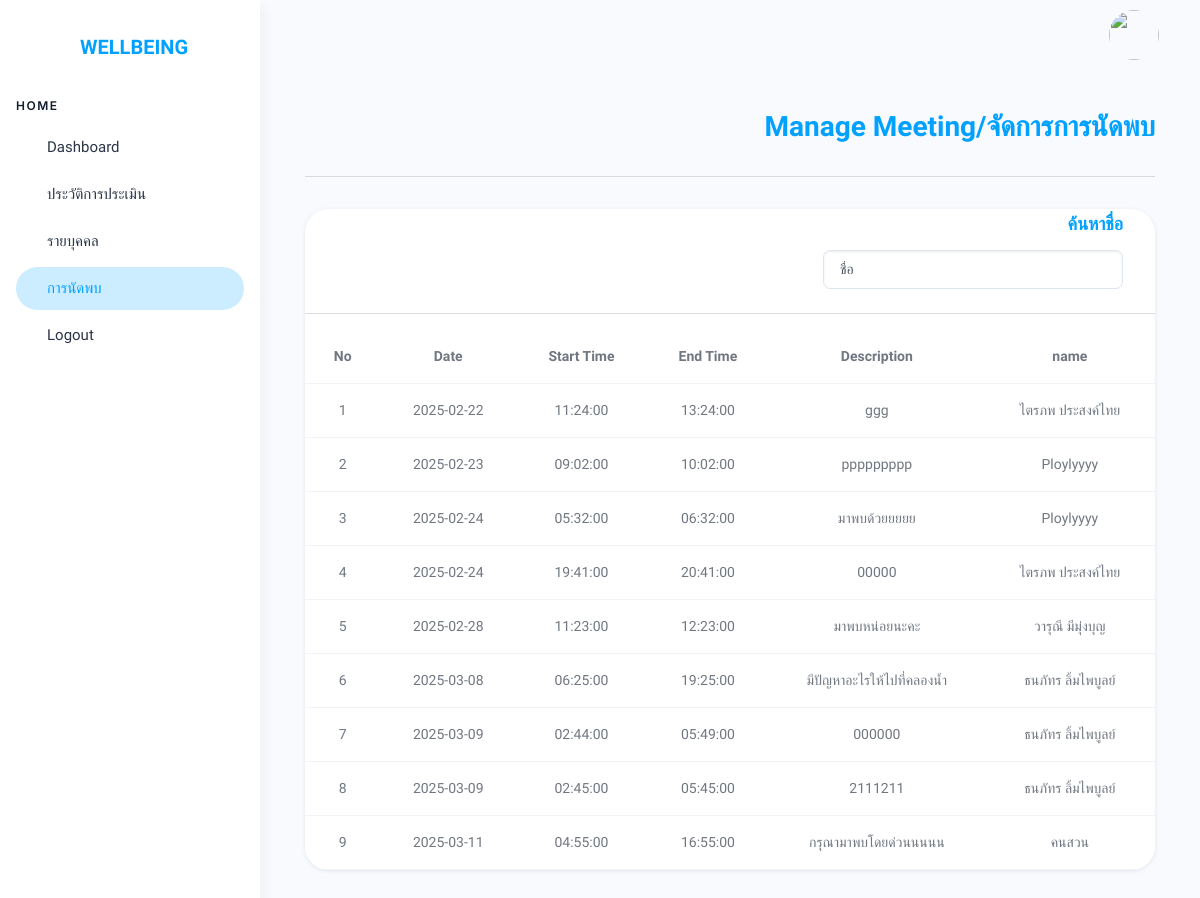
The page /src/php/meeting.php on the database its author committed.
### tables this page shows
CREATE TABLE `meetings` (
  `id` int(11) NOT NULL,
  `meeting_date` datetime NOT NULL,
  `start_time` time NOT NULL,
  `end_time` time NOT NULL,
  `description` text NOT NULL,
  `readed` smallint(6) NOT NULL DEFAULT 0,
  `acc_id` int(11) DEFAULT NULL,
  `createdAt` datetime NOT NULL,
  `updatedAt` datetime NOT NULL
);

CREATE TABLE `acc_user` (
  `id` int(11) NOT NULL,
  `email` varchar(255) NOT NULL,
  `name` varchar(255) DEFAULT NULL,
  `id_student` varchar(255) DEFAULT NULL,
  `birthday` date DEFAULT NULL,
  `gender` enum('ชาย','หญิง','LGBTQIAN+') DEFAULT NULL,
  `faculty` varchar(255) DEFAULT NULL,
  `phone` varchar(255) DEFAULT NULL,
  `createdAt` datetime NOT NULL,
  `updatedAt` datetime NOT NULL
);

### src/php/meeting.php (the view, shortened to what this page needs)
<?php
require 'connect.php';
$meetingSql = "SELECT m.id, m.meeting_date, m.start_time, m.end_time, m.description, u.name
                FROM meetings m
                JOIN acc_user u ON m.acc_id = u.id";
$meetingStmt = $conn->query($meetingSql);
$meetings = $meetingStmt->fetchAll(PDO::FETCH_ASSOC);
?>
<!doctype html>
<html lang="en">
<head>
    <link rel="stylesheet" href="../assets/css/styles.min.css" />
    <link rel="stylesheet" href="../assets/css/addQ.css" />
    <link rel="stylesheet" href="../assets/css/notification.css">
</head>
<body>
    <div class="page-wrapper" id="main-wrapper" data-layout="vertical" data-navbarbg="skin6" data-sidebartype="full"
        data-sidebar-position="fixed" data-header-position="fixed">
        <?php include 'sidebar.php'; ?>
        <div class="body-wrapper">
            <?php include 'header.php'; ?>
            <div class="body-wrapper-inner">
                <div class="container-fluid">
                    <h2 class="head-topic text-primary pb-3">Manage Meeting/จัดการการนัดพบ</h2>
                    <hr class="p-md-2">
                    <div class="row">
                        <div class="col-lg-12 d-flex align-items-stretch">
                            <div class="card w-100 overflow-hidden">
                                <div class="card-body py-1 d-flex align-items-center justify-content-end mb-1">
                                    <h4 class="fs- mb-1 card-title text-primary me-2">ค้นหาชื่อ</h4>
                                </div>
                                <div class="card-body py-1 d-flex align-items-center justify-content-end mb-1">
                                    <input type="text" id="searchInput" class="form-control w-20 me-2"
                                        placeholder="ชื่อ">
                                </div>
                                <hr>
                                <div data-simplebar class="position-relative">
                                    <div id="searchResult" class="table-responsive products-tabel" data-simplebar>
                                        <table class="table text-nowrap mb-0 align-middle table-hover">
                                            <thead class="fs-4">
                                                <tr>
                                                    <th class="fs-3">No</th>
                                                    <th class="fs-3">Date</th>
                                                    <th class="fs-3">Start Time</th>
                                                    <th class="fs-3">End Time</th>
                                                    <th class="fs-3">Description</th>
                                                    <th class="fs-3">name</th>
                                                </tr>
                                            </thead>
                                            <tbody>
                                                <?php $count = 1;
                                                if ($meetings): ?>
                                                    <?php foreach ($meetings as $meeting): ?>
                                                        <tr>
                                                        <td><?= htmlspecialchars($count++); ?></td>
                                                            <td><?= htmlspecialchars(date('Y-m-d', strtotime($meeting['meeting_date']))); ?></td>
                                                            <td><?= htmlspecialchars($meeting['start_time']); ?></td>
                                                            <td><?= htmlspecialchars($meeting['end_time']); ?></td>
                                                            <td><?= htmlspecialchars($meeting['description']); ?></td>
                                                            <td><?= htmlspecialchars($meeting['name']); ?></td>
                                                        </tr>
                                                    <?php endforeach; ?>
                                                <?php else: ?>
                                                    <tr>
                                                        <td colspan="6" class="text-center">ไม่มีข้อมูลการนัดหมาย</td>
                                                    </tr>
                                                <?php endif; ?>
                                            </tbody>
                                        </table>
                                    </div>
                                </div>
                            </div>
                        </div>
                    </div>
                </div>
            </div>
        </div>
    </div>
</body>
</html>

### src/assets/css/addQ.css (style rules this page uses)
.head-topic { text-align: end; }
td { text-align: center; }

### rows shown on the page
meetings: meeting_date "2025-02-22", start_time "11:24:00", end_time "13:24:00", description "ggg", acc.name "ไตรภพ ประสงค์ไทย"
meetings: meeting_date "2025-02-23", start_time "09:02:00", end_time "10:02:00", description "ppppppppp", acc.name "Ploylyyyy"
meetings: meeting_date "2025-02-24", start_time "05:32:00", end_time "06:32:00", description "มาพบด้วยยยยย", acc.name "Ploylyyyy"
meetings: meeting_date "2025-02-24", start_time "19:41:00", end_time "20:41:00", description "00000", acc.name "ไตรภพ ประสงค์ไทย"
meetings: meeting_date "2025-02-28", start_time "11:23:00", end_time "12:23:00", description "มาพบหน่อยนะคะ", acc.name "วารุณี มีมุ่งบุญ"
meetings: meeting_date "2025-03-08", start_time "06:25:00", end_time "19:25:00", description "มีปัญหาอะไรให้ไปที่คลองน้ำ", acc.name "ธนภัทร ลิ้มไพบูลย์"
meetings: meeting_date "2025-03-09", start_time "02:44:00", end_time "05:49:00", description "000000", acc.name "ธนภัทร ลิ้มไพบูลย์"
meetings: meeting_date "2025-03-09", start_time "02:45:00", end_time "05:45:00", description "2111211", acc.name "ธนภัทร ลิ้มไพบูลย์"
meetings: meeting_date "2025-03-11", start_time "04:55:00", end_time "16:55:00", description "กรุณามาพบโดยด่วนนนนน", acc.name "คนสวน"
